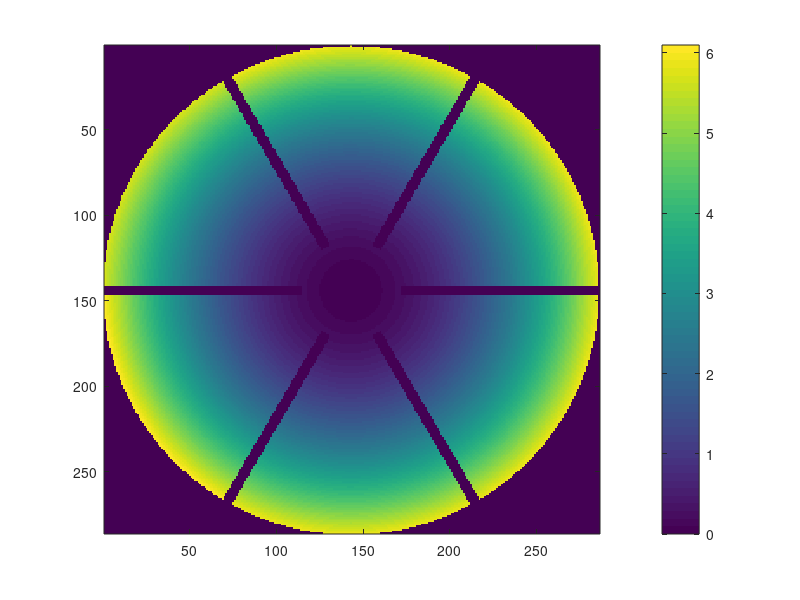
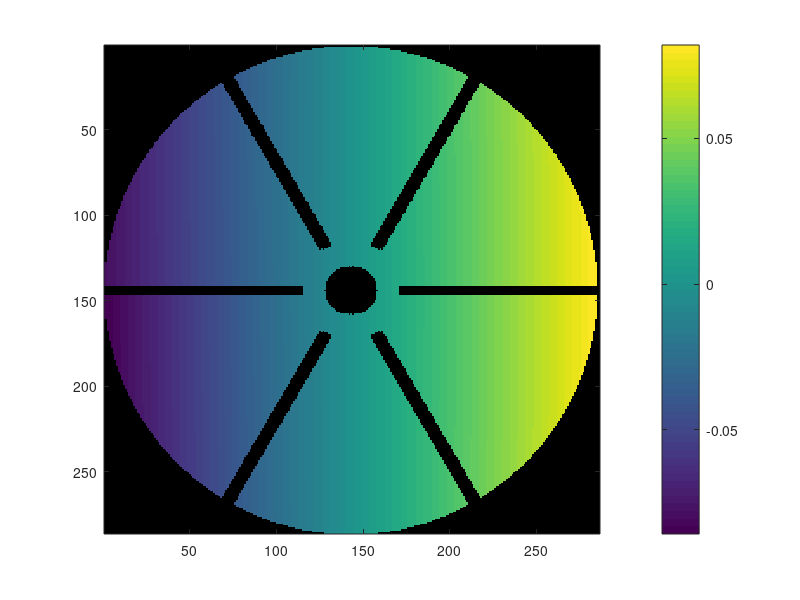
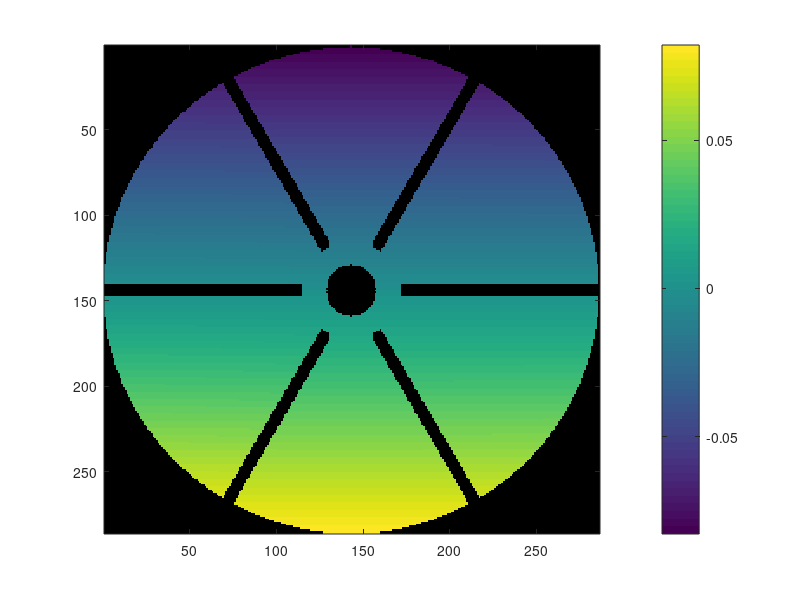

The MATLAB script that drew these images, in order: (Note: this script raises an error after producing the figures.)
% Constants
clear all; close all; clc;
image_mm_per_px = 0.7; % conversion factor from mm to pixels (change this as per your requirements)
radius_mm = 100; % reflector radius in mm
radius = round(radius_mm / image_mm_per_px); % reflector radius in pixels
innerRadius_mm = 10; % inner radius in mm
innerRadius = round(innerRadius_mm / image_mm_per_px); % inner radius in pixels
gapWidth_mm = 2; % gap width in mm
gapWidth = round(gapWidth_mm / image_mm_per_px); % gap width in pixels
petalStartRadius_mm = 20; % petal start radius in mm
petalStartRadius = round(petalStartRadius_mm / image_mm_per_px); % petal start radius in pixels
tiltStartRadius_mm = petalStartRadius_mm + 4; % tilt start radius in mm
tiltStartRadius = round(tiltStartRadius_mm / image_mm_per_px); % tilt start radius in pixels
center_mm = [radius_mm, radius_mm]; % center in mm
center = round(center_mm / image_mm_per_px); % center in pixels
nrows = radius*2;
ncols = radius*2;
n_petals = 6;
theta = linspace(0, 2*pi, n_petals+1); % angles for the petals
tip = 0.2; % tilt for one of the petals
RoC_mm = 850; % radius of curvature in mm
RoC = RoC_mm / image_mm_per_px; % radius of curvature in pixels

% Create a grid
[x, y] = meshgrid(1:ncols, 1:nrows);
y = flip(y);
x_mm = x*image_mm_per_px;
y_mm = y*image_mm_per_px;

% Create the mask and depth map
mask = zeros(nrows, ncols);
u = zeros(nrows, ncols);
for i = 1:n_petals
    % Calculate the angle for each point in the grid
    angle = atan2(y-center(2), x-center(1));
    angle(angle<0) = angle(angle<0) + 2*pi;  % Convert negative angles to positive
    
    % Calculate the radius for each point in the grid
    rad = sqrt((x-center(1)).^2 + (y-center(2)).^2);
    rad_mm = sqrt((x_mm-center_mm(1)).^2 + (y_mm-center_mm(2)).^2);
    
    % Calculate the gap in angle based on the radius
    angleGap = gapWidth ./ rad;
    angleGap(rad < petalStartRadius) = 0;  % no gap inside petalStartRadius
    
    % Find the pixels inside the current petal
    in_petal = (rad <= radius) & ... % inside the outer circle
        (rad > innerRadius) & ... % outside the inner circle
        (angle >= theta(i) + angleGap) & ... % left of the right boundary
        (angle < theta(i+1) - angleGap); % right of the left boundary
    
    % Update the mask
    mask(in_petal) = 1;
    
    % Update the depth map with the spherical reflector equation
    u(in_petal) = RoC_mm - sqrt(RoC_mm^2 - rad_mm(in_petal).^2);
    
    % Apply the tip to one of the petals
    if i == 3
        in_petal_tip = in_petal & (rad > tiltStartRadius); % apply tilt only after tiltStartRadius
        xx = (rad(in_petal_tip)-tiltStartRadius)/(radius-tiltStartRadius);
        u(in_petal_tip) = u(in_petal_tip) - tip*xx.^2;
    end
    if i == 4
        in_petal_tip = in_petal & (rad > tiltStartRadius); % apply tilt only after tiltStartRadius
        xx = (rad(in_petal_tip)-tiltStartRadius)/(radius-tiltStartRadius);
        u(in_petal_tip) = u(in_petal_tip) + tip*xx.^2;
    end
end
u_nan = u;
u_nan(~mask)=NaN;

imagesc(u);colorbar;
% Compute the gradients in the u- and v-directions
[w_x, w_y] = gradient(u_nan);
gradientMask = ~isnan(w_x);
gradientMaskEroded = gradientMask;



figure();imagesc(w_x);colorbar;
figure();imagesc(w_y);colorbar;
%% quadratic integration
% Set optimization parameters
lambda = 1e-6*ones(size(w_x)); % Uniform field of weights (nrows x ncols)
z0 = zeros(size(w_x)); % Null depth prior (nrows x ncols)
solver = 'pcg'; % Solver ('pcg' means conjugate gradient, 'direct' means backslash i.e. sparse Cholesky) 
precond = 'ichol'; % Preconditioner ('none' means no preconditioning, 'ichol' means incomplete Cholesky, 'CMG' means conjugate combinatorial multigrid -- the latter is fastest, but it need being installed, see README)

p = w_y; q = w_x;
p(isnan(p))=0;q(isnan(q))=0;
%grad up, grad right(smoothintegradients assumesdown,right)
w_quadratic = smooth_integration(p,q,gradientMaskEroded,lambda,z0,solver,precond);


%% mumford integration
disp('Doing Mumford-Shah integration');

zinit = w_quadratic; % least-squares initialization
zinit(isnan(zinit))=0;
mu = 45; %45 Regularization weight for discontinuity set
epsilon = 0.001; % Should be close to 0
tol = 1e-8; %1e-6 Stopping criterion
maxit = 1000; % Stopping criterion 

w_mumford = mumford_shah_integration(p,q,gradientMaskEroded,lambda,z0,mu,epsilon,maxit,tol,zinit);
%% integration constants
se = strel('square', 3); % Create a structuring element of a 3x3 square
gradientMaskEroded = logical(imerode(mask, se)); % Erode the mask

% Find the integration constant which minimizes RMSE
integrationConstant = -mean(w_quadratic(gradientMaskEroded)-u(gradientMaskEroded));
w_quadratic = w_quadratic+integrationConstant;
% Calculate RMSE
RMSE_quadratic = sqrt(mean((w_quadratic(gradientMaskEroded)-u(gradientMaskEroded)).^2));

integrationConstant = -mean(w_mumford(gradientMaskEroded)-u(gradientMaskEroded));
w_mumford = w_mumford+integrationConstant;
% Calculate RMSE
RMSE_mumford = sqrt(mean((w_mumford(gradientMaskEroded)-u(gradientMaskEroded)).^2));

%% plotting

figure
title("quadratic");
finalSurfaceError = u-w_quadratic;
finalSurfaceError(~gradientMaskEroded)=NaN;
imagesc(finalSurfaceError);colorbar;

figure
title("mumford");
finalSurfaceE = u-w_mumford;
finalSurfaceError(~gradientMaskEroded)=NaN;
imagesc(finalSurfaceError);colorbar;
